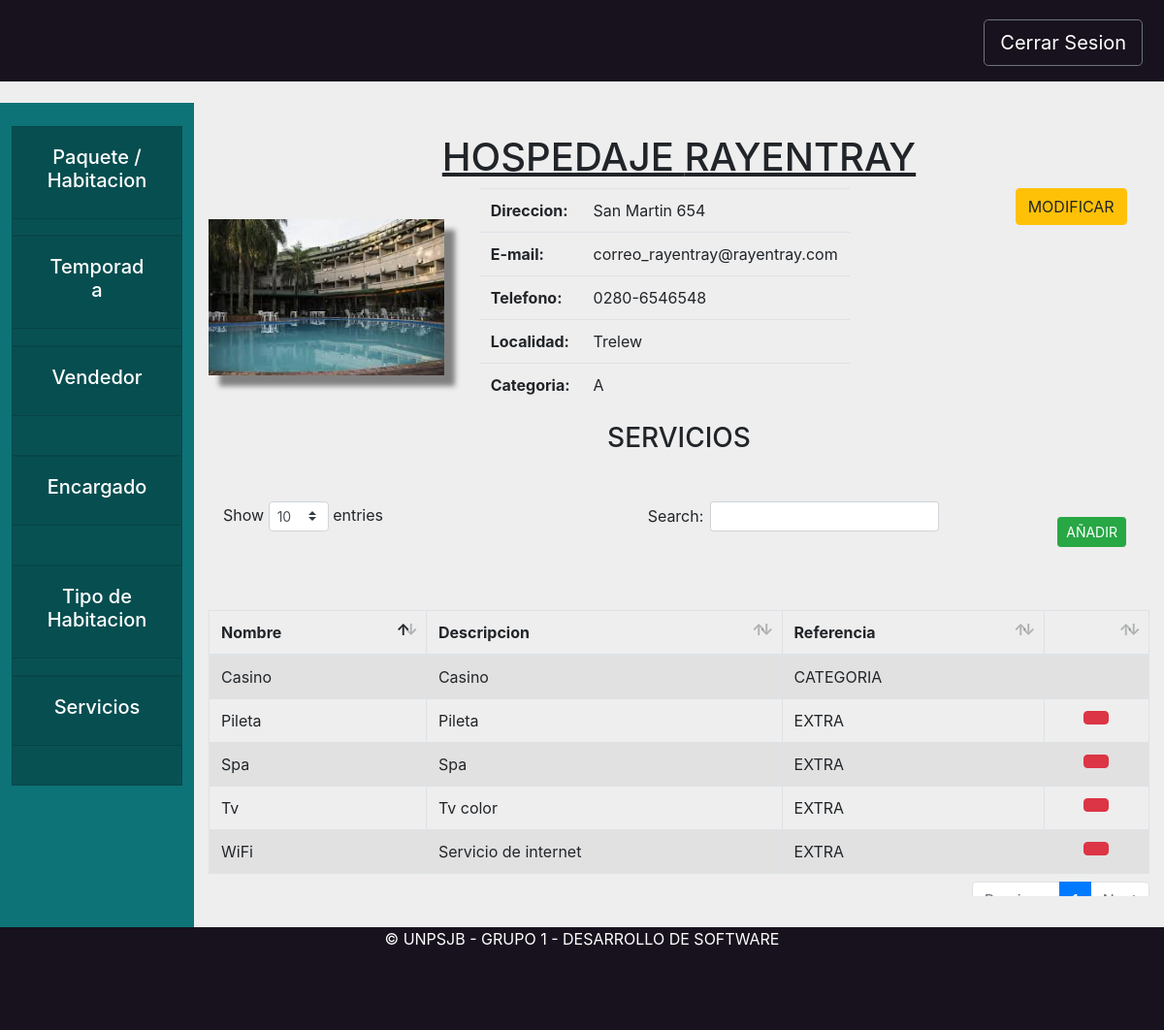
Page /hotel/serviciosHotel/2 on the committed database.
### hotel/models.py (models this page shows, shortened)
class Hotel(models.Model):
    objects = HotelManager.from_queryset(HotelQuerySet)()
    nombre = models.CharField(max_length=200)
    direccion = models.CharField(max_length=800)
    email = models.EmailField(max_length=200)
    telefono = models.CharField(max_length=200)
    localidad = models.ForeignKey(Localidad, on_delete=models.CASCADE)
    encargado= models.ForeignKey(Encargado, on_delete=models.CASCADE, null=True)
    categoria = models.ForeignKey(Categoria, on_delete=models.CASCADE)
    servicios = models.ManyToManyField(Servicio)
    tipos = models.ManyToManyField(TipoHabitacion, through='PrecioPorTipo', through_fields=('hotel', 'tipo'))
    vendedores = models.ManyToManyField(Vendedor)#, related_name="hoteles")
    def es_hospedaje(self):
        return self.categoria.estrellas in [Categoria.ESTRELLA_A, Categoria.ESTRELLA_B, Categoria.ESTRELLA_C]
    def get_servicios(self):
        return Servicio.objects.filter(hotel=self)
    def get_categoria(self):
        return self.categoria

### core/models.py (models this page shows, shortened)
class Localidad(models.Model):
    objects = LocalidadManager.from_queryset(LocalidadQuerySet)()
    nombre = models.CharField(max_length=200)
    provincia = models.ForeignKey(Provincia, on_delete=models.CASCADE)
    def __str__(self):
        return self.nombre

class Categoria(models.Model):
    ESTRELLA_A = 0
    ESTRELLA_B = 1
    ESTRELLA_C = 2
    ESTRELLA_1 = 3
    ESTRELLA_2 = 4
    ESTRELLA_3 = 5
    ESTRELLA_4 = 6
    ESTRELLA_5 = 7
    ESTRELLAS = (
        (ESTRELLA_A, "A"),
        (ESTRELLA_B, "B"),
        (ESTRELLA_C, "C"),
        (ESTRELLA_1, "Tourist"),
        (ESTRELLA_2, "Standard"),
        (ESTRELLA_3, "Comfort"),
        (ESTRELLA_4, "First Class"),
        (ESTRELLA_5, "Luxury"),
    )
    estrellas = models.PositiveSmallIntegerField(choices=ESTRELLAS)
    nombre = models.CharField(max_length=200)
    servicios = models.ManyToManyField(Servicio)
    def __str__(self):
        return self.nombre
    def get_servicios(self):
        return Servicio.objects.filter(categoria=self)

class Servicio(models.Model):
    nombre = models.CharField(max_length=200)
    descripcion = models.CharField(max_length=800)

### hotel/views.py (the view)
# urls.py: path('serviciosHotel/<hotel>', hviews.serviciosHotel, name="serviciosHotel"),
def serviciosHotel(request,hotel):
    hotelInstancia =get_object_or_404(Hotel, pk=hotel)
    categoria=hotelInstancia.get_categoria()
    return render(request, "hotel/servicios_Hotel_Admin.html",{"hotel":hotelInstancia,"categoria":categoria})

### hotel/templates/hotel/servicios_Hotel_Admin.html (shortened to what this page needs)
{% extends "hotel/vistaHotelAdmin.html" %}
{% load static %}
{% block datosVista %}
<div class="formularioServicios" id="serviciosHotel">
    <center>
        <h3 class="mb-5">SERVICIOS</h3>
    </center>
    <table id="example1" class="table table-striped table-bordered">
        <button type="button" class="btn btn-success mt-3 mr-4 float-right btn-sm" data-toggle="modal"
            data-target="#aniadirServicio" onclick="abrir_modal('{% url 'hotel:modalAniadirserviciosHotel' hotel.pk %}','#aniadirServicio');">
            AÑADIR</button>
        <thead>
            <tr>
                <th>Nombre</th>
                <th>Descripcion</th>
                <th>Referencia</th>
                <th></th>
            </tr>
        </thead>
        <tbody>
            {% for servicio in hotel.get_servicios %}
            <tr>
                <td>{{servicio.nombre}}</td>
                <td>{{servicio.descripcion}}</td>
                <td>{% if servicio in categoria.get_servicios %} CATEGORIA {% else %} EXTRA {% endif %}</td>
                <td>
                    <center>
                        {% if servicio not in categoria.get_servicios %} <button type="button"
                            class="btn btn-danger" data-toggle="modal" data-target="#quitarServicio" onclick="abrir_modal('{% url 'hotel:modalEliminarserviciosHotel' hotel.pk servicio.pk %}','#quitarServicio');"
                            title="Eliminar">
                        </button> {% endif %}
                    </center>
                </td>
            </tr>
            {% endfor %}
        </tbody>
    </table>
</div>
{% endblock datosVista %}

### hotel/templates/hotel/vistaHotelAdmin.html (shortened to what this page needs)
{% extends 'base/base.html'%}
{% load static %}
{% block extra_css %}
<link rel="stylesheet" href="{% static '/css/vistaHotel.css' %}">
{% endblock extra_css %}
{% block tarjeta1 %}
<div class="card rounded-0">
    <div class="card-header" id="headingOne">
        <button onclick="location.href='{% url 'hotel:vistaHotel' hotel.pk %}'"
            class="btn btn-link btn-block text-white">
            <center>
                <h5> Paquete / Habitacion</h5>
            </center>
        </button>
    </div>
</div>
{% endblock tarjeta1 %}
{% block tarjeta2 %}
<div class="card rounded-0">
    <div class="card-header" id="headingOne">
        <button onclick="location.href='{% url 'hotel:temporadaHotel' hotel.pk %}'"
            class="btn btn-link btn-block text-white">
            <center>
                <h5> Temporada </h5>
            </center>
        </button>
    </div>
</div>
{% endblock tarjeta2 %}
{% block tarjeta3 %}
<div class="card rounded-0">
    <div class="card-header" id="headingOne">
        <button onclick="location.href='{% url 'hotel:vendedoresHotel' hotel.pk %}'"
            class="btn btn-link btn-block text-white">
            <center>
                <h5>Vendedor </h5>
            </center>
        </button>
    </div>
</div>
{% endblock tarjeta3 %}
{% block tarjeta4 %}
<div class="card rounded-0">
    <div class="card-header" id="headingOne">
        <button class="btn btn-link btn-block text-white">
            <center>
                <h5>Encargado </h5>
            </center>
        </button>
    </div>
</div>
{% endblock tarjeta4 %}
{% block tarjeta5 %}
<div class="card rounded-0">
    <div class="card-header" id="headingOne">
        <button onclick="location.href='{% url 'hotel:tipoHabitacionHotel' hotel.pk %}'"
            class="btn btn-link btn-block text-white">
            <center>
                <h5>Tipo de Habitacion </h5>
            </center>
        </button>
    </div>
</div>
{% endblock tarjeta5 %}
{% block tarjeta6 %}
<div class="card rounded-0">
    <div class="card-header" id="headingOne">
        <button onclick="location.href='{% url 'hotel:serviciosHotel' hotel.pk %}'" class="btn btn-link btn-block text-white">
            <center>
                <h5> Servicios</h5>
            </center>
        </button>
    </div>
</div>
{% endblock tarjeta6 %}
{% block content %}
<div class="titulo">
    <h1>
        <center> <u> {%if hotel.es_hospedaje%} HOSPEDAJE {%else%} HOTEL {% endif %} {{hotel.nombre.upper}}</u> </center>
    </h1>
</div>
<div class="datosHotel">
    <div class="container">
        <div class="row">
            <div class="col-sm-3 lugarImagen">
                <img class="imagen" src="{% static '/media/hoteles/1.jpg' %}">
            </div>
            <div class="col-sm-7">
                <center>
                    <table class="table table-responsive tablaDatos">
                        <tr>
                            <th>Direccion:</th>
                            <td>{{hotel.direccion}}</td>
                        </tr>
                        <tr>
                            <th>E-mail:</th>
                            <td>{{hotel.email}}</td>
                        </tr>
                        <tr>
                            <th>Telefono:</th>
                            <td>{{hotel.telefono}}</td>
                        </tr>
                        <tr>
                            <th>Localidad:</th>
                            <td>{{hotel.localidad}}</td>
                        </tr>
                        <tr>
                            <th>Categoria:</th>
                            <td>{{hotel.categoria}}</td>
                        </tr>
                    </table>
                </center>
            </div>
            <div class="col-sm-2">
                <center>
                    <button type="button" class="btn btn-warning" data-toggle="modal" data-target="#modificarHotel"
                        onclick="abrir_modal('{% url 'hotel:modalModificarHotel' hotel.pk %}','#modificarHotel');">
                        MODIFICAR</button>
                </center>
            </div>
        </div>
    </div>
</div>
{% block datosVista %}{% endblock datosVista %}
    {% endblock content %}

### static/css/styleBase.css (style rules this page uses)
.card { background-color: #085153; height: 11%; }
.bodyComplete { background-color: #eeeeee; width: 100%; height: 100%; }

### static/css/vistaHotel.css (style rules this page uses)
.titulo { margin-top: 3vh; }
.lugarImagen { padding: 3vh 0 0 0; margin-left: 0 ; }
.imagen { box-shadow: 1vh 1vh 0.5vh grey; width: 100%; height: auto; }
.tablaDatos { margin-left: 2vh; }

### rows in the picture
Hotel: nombre "RAYENTRAY", direccion "San Martin 654", email "correo_rayentray@rayentray.com", telefono "0280-6546548", localidad "Trelew", categoria "A"
Servicio: nombre "Tv", descripcion "Tv color", shows "EXTRA"
Servicio: nombre "WiFi", descripcion "Servicio de internet", shows "EXTRA"
Servicio: nombre "Pileta", descripcion "Pileta", shows "EXTRA"
Servicio: nombre "Spa", descripcion "Spa", shows "EXTRA"
Servicio: nombre "Casino", descripcion "Casino", shows "CATEGORIA"
